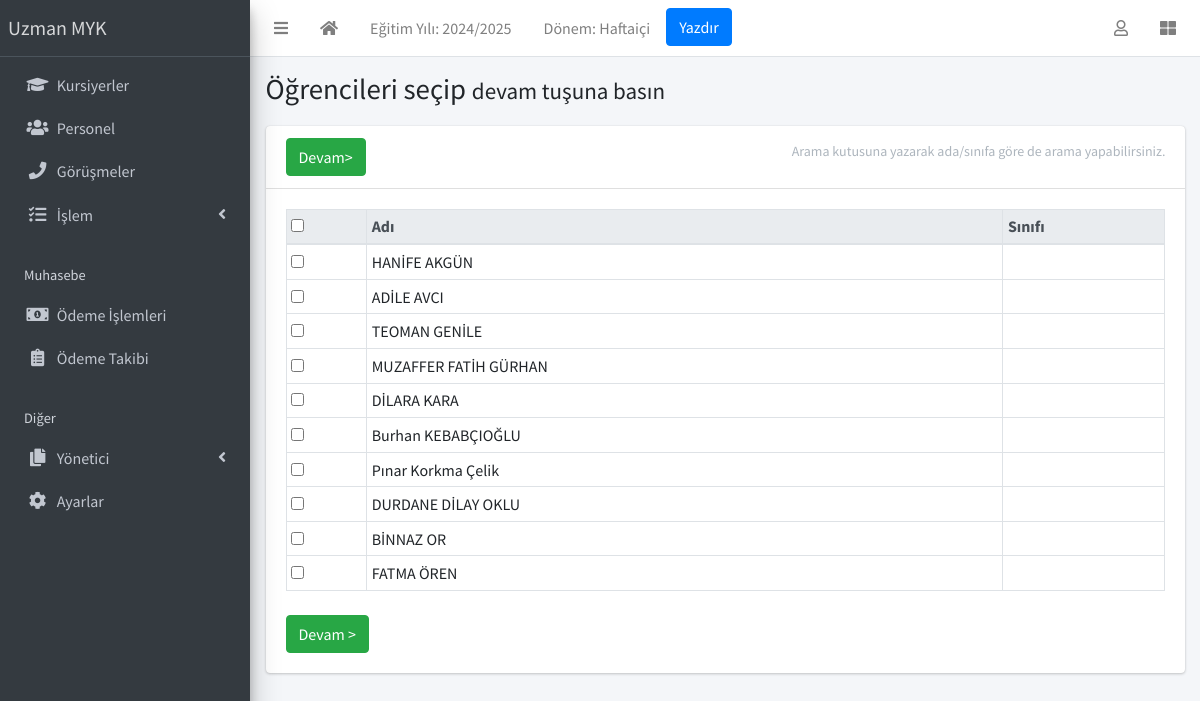
The page /result/create/ (signed in) on the database its author committed.
### apps/corecode/models.py (models this page shows, shortened)
class AcademicSession(models.Model):
    name = models.CharField(max_length=200, unique=True, verbose_name = "Eğitim Yılı")
    current = models.BooleanField(default=True, verbose_name = "Aktif Eğitim Yılı")
    class Meta:
        ordering = ["-name"]

class AcademicTerm(models.Model):
    name = models.CharField(max_length=20, unique=True, verbose_name = "Dönem")
    current = models.BooleanField(default=True, verbose_name = "Aktif Dönem")
    class Meta:
        ordering = ["name"]

class SiteConfig(models.Model):
    key = models.SlugField()
    value = models.CharField(max_length=200)

### apps/students/models.py (models this page shows, shortened)
class Student(models.Model):
    STATUS_CHOICES = [("active", "Aktif"), ("inactive", "Pasif")]
    GENDER_CHOICES = [("İlkokul", "İlkokul"), ("Ortaokul", "Ortaokul"), ("Lise", "Lise"), ("Üniversite", "Üniversite"), ("Yüksek Lisans", "Yüksek Lisans"), ("Doktora", "Doktora")]
    current_status = models.CharField(
        max_length=10, choices=STATUS_CHOICES, default="active", verbose_name = "Durumu"
    )
    registration_number = models.CharField(max_length=200, unique=True, verbose_name = "TC Kimlik No")
    firstname = models.CharField(max_length=200, verbose_name = "Adı")
    surname = models.CharField(max_length=200, verbose_name = "Soyadı")
    mobile_num_regex = RegexValidator(
        regex="^[0-9]{10,15}$", message="Girilen cep telefonu numarası doğru formatta değil!"
    )
    parent_mobile_number = models.CharField(
        validators=[mobile_num_regex], max_length=13, blank=True, verbose_name = "Telefon Numarası"
    )
    gender = models.CharField(max_length=100, choices=GENDER_CHOICES, default="male",verbose_name = "Öğrenim Durumu")
    date_of_birth = models.DateField(default=timezone.now, verbose_name = "Doğum Tarihi")
    date_of_admission = models.DateField(default=timezone.now, verbose_name = "Kayıt Tarihi")
    other_name = models.IntegerField(default=0, verbose_name="Taksit Sayısı")
    address = models.TextField(blank=True, verbose_name = "Adres" )
    others = models.TextField(blank=True, verbose_name = "Açıklama")
    passport = models.ImageField(blank=True, upload_to="students/passports/", verbose_name = "Öğrenci Fotoğrafı")
    class Meta:
        ordering = ["surname", "firstname", "other_name"]
    def __str__(self):
        return f"{self.firstname} {self.surname} "

### apps/result/views.py (the view, shortened to what this page needs)
# urls.py: path("create/", create_result, name="create-result"),
@login_required
def create_result(request):
    students = Student.objects.all()
    return render(request, "result/create_result.html", {"students": students})

### apps/corecode/context_processors.py (called while the page is built)
def site_defaults(request):
    current_session = AcademicSession.objects.get(current=True)
    current_term = AcademicTerm.objects.get(current=True)
    vals = SiteConfig.objects.all()
    contexts = {
        "current_session": current_session.name,
        "current_term": current_term.name,
    }
    for val in vals:
        contexts[val.key] = val.value
    return contexts

### apps/result/templates/result/create_result.html (shortened to what this page needs)
{% extends 'base.html' %}
{% block title %}
  Öğrencileri seçip <span class="small">devam tuşuna basın</span>
{% endblock title %}
{% block content-header %}
  <form method="POST">
  <div class="card-header">
    <h3 class="card-title">
      <input type="submit" class="btn btn-success" value="Devam>">
    </h3>
    <div class="card-tools">
      <p class="small btn btn-tool">Arama kutusuna yazarak ada/sınıfa göre de arama yapabilirsiniz.</p>
    </div>
  </div>
{% endblock content-header %}
{% block content %}
  <table id="studenttable" class="table table-sm table-bordered" data-page-length='100'>
    <thead class="thead-light">
      <tr>
        <th><input type="checkbox" id="selecter"></th>
        <th>Adı</th>
        <th>Sınıfı</th>
      </tr>
    </thead>
    <tbody>
      {% for student in students %}
        <tr>
          <td><input type="checkbox" id="{{ student.id }}" name="students" value="{{ student.id}}"></td>
          <td>{{student}} </td>
          <td>{{student.current_class}}</td>
        </tr>
      {% endfor %}
    </tbody>
  </table>
  <input type="submit" class="btn btn-success mt-2" value="Devam >">
</form>
{% endblock content %}

### templates/base.html (shortened to what this page needs)
{% load static %}
<!DOCTYPE html>
<html lang="tr">
<head>
  <link rel="stylesheet" href="{% static 'plugins/fontawesome-free/css/all.min.css' %}">
  <link rel="stylesheet" href="{% static 'plugins/toastr/toastr.min.css' %}">
  <link rel="stylesheet"
    href="{% static 'plugins/overlayScrollbars/css/OverlayScrollbars.min.css' %}">
  <link rel="stylesheet" href="{% static 'plugins/Datatables/datatables.min.css' %}" />
  <link rel="stylesheet" href="{% static 'dist/css/adminlte.min.css' %}">
</head>
<body
  class="hold-transition sidebar-mini layout-fixed layout-navbar-fixed layout-footer-fixed">
  <div class="wrapper">
    <nav class="main-header navbar navbar-expand navbar-white navbar-light">
      <ul class="navbar-nav">
        <li class="nav-item">
          <a class="nav-link" data-widget="pushmenu" href="#" role="button"><i
              class="fas fa-bars"></i></a>
        </li>
        <li class="nav-item d-none d-sm-inline-block">
          <a href="{% url 'home' %} " class="nav-link"><i class="fa fa-home"></i></a>
        </li>
        <li class="nav-item d-none d-sm-inline-block">
          <a href="{% url 'current-session' %}" class="nav-link">Eğitim Yılı: {{ current_session }}</a>
        </li>
        <li class="nav-item d-none d-sm-inline-block">
          <a href="{% url 'current-session' %}" class="nav-link">Dönem: {{ current_term }}</a>
        </li>
        <li class="nav-item d-none d-sm-inline-block">
          <button onclick="window.print()" class="btn btn-primary">Yazdır</button>
        </li>
      </ul>
      <ul class="navbar-nav ml-auto">
        <li class="nav-item dropdown">
          <a class="nav-link" data-toggle="dropdown" href="#">
            <i class="far fa-user"></i>
          </a>
        </li>
        <li class="nav-item">
          <a class="nav-link" data-widget="control-sidebar" data-slide="true"
            href="#" role="button"><i class="fas fa-th-large"></i></a>
        </li>
      </ul>
    </nav>
    <aside class="main-sidebar sidebar-dark-primary elevation-4">
      <a href="{% url 'home' %}" class="brand-link">{{ school_name | default:"MySchool" }}</a>
      <div class="sidebar">
        <nav class="mt-2">
          <ul class="nav nav-pills nav-sidebar flex-column"
            data-widget="treeview" role="menu" data-accordion="false">
            <li class="nav-item">
              <a href="{% url 'student-list' %}" class="nav-link">
                <i class="nav-icon fas fa-graduation-cap"></i>
                <p>
                  Kursiyerler
                </p>
              </a>
            </li>
            <li class="nav-item">
              <a href="{% url 'staff-list' %}" class="nav-link">
                <i class="nav-icon fas fa-users"></i>
                <p>
                  Personel
                </p>
              </a>
            </li>
            <li class="nav-item">
              <a href="{% url 'call-list' %}" class="nav-link">
                <i class="nav-icon fas fa-phone"></i>
                <p>
                  Görüşmeler
                </p>
              </a>
            </li>
            <li class="nav-item has-treeview">
              <a href="#" class="nav-link">
                <i class="nav-icon fas fa-tasks"></i>
                <p>
                  İşlem
                  <i class="right fas fa-angle-left"></i>
                </p>
              </a>
            </li>
            <li class="nav-header">Muhasebe</li>
            <li class="nav-item">
              <a href="{% url 'invoice-list' %}" class="nav-link">
                <i class="nav-icon fas fa-money-bill-alt"></i>
                <p>
                  Ödeme İşlemleri
                </p>
              </a>
            </li>
            <li class="nav-item">
              <a href="{% url 'invoice-takip' %}" class="nav-link">
                <i class="nav-icon fas fa-clipboard-list"></i>
                <p>
                  Ödeme Takibi
                </p>
              </a>
            </li>
            <li class="nav-header">Diğer</li>
            <li class="nav-item has-treeview">
              <a href="#" class="nav-link">
                <i class="nav-icon fas fa-copy"></i>
                <p>
                  Yönetici
                  <i class="fas fa-angle-left right"></i>
                </p>
              </a>
            </li>
            <li class="nav-item">
              <a href="{% url 'configs' %}" class="nav-link">
                <i class="nav-icon fas fa-cog"></i>
                <p>
                  Ayarlar
                </p>
              </a>
            </li>
          </ul>
        </nav>
      </div>
    </aside>
    <div class="content-wrapper">
      <section class="content-header">
        <div class="container-fluid">
          <div class="row mb-1">
            <div class="col-sm-8">
              <h1>{% block title %}{% endblock title %}</h1>
            </div>
            <div class="col-sm-4">
            </div>
          </div>
        </div>
      </section>
      <section class="content">
        <div class="container-fluid">
          <div class="row">
            <div class="col-md-12">
              {% block fullcard %}
              <div class="card">
                {% block content-header %}{% endblock content-header %}
                <div class="card-body">
                  <div class="row">
                    <div class="col">
                      {% block content %}
                      {% endblock content %}
                    </div>
                  </div>
                </div>
              </div>
              {% endblock fullcard %}
            </div>
          </div>
</body>
</html>

### rows shown on the page
AcademicSession: name "2024/2025"
AcademicTerm: name "Haftaiçi"
SiteConfig: value "Uzman MYK"
Student: firstname+surname "HANİFE AKGÜN"
Student: firstname+surname "ADİLE AVCI"
Student: firstname+surname "TEOMAN GENİLE"
Student: firstname+surname "MUZAFFER FATİH GÜRHAN"
Student: firstname+surname "DİLARA KARA"
Student: firstname+surname "Burhan KEBABÇIOĞLU"
Student: firstname+surname "Pınar Korkma Çelik"
Student: firstname+surname "DURDANE DİLAY OKLU"
Student: firstname+surname "BİNNAZ OR"
Student: firstname+surname "FATMA ÖREN"
